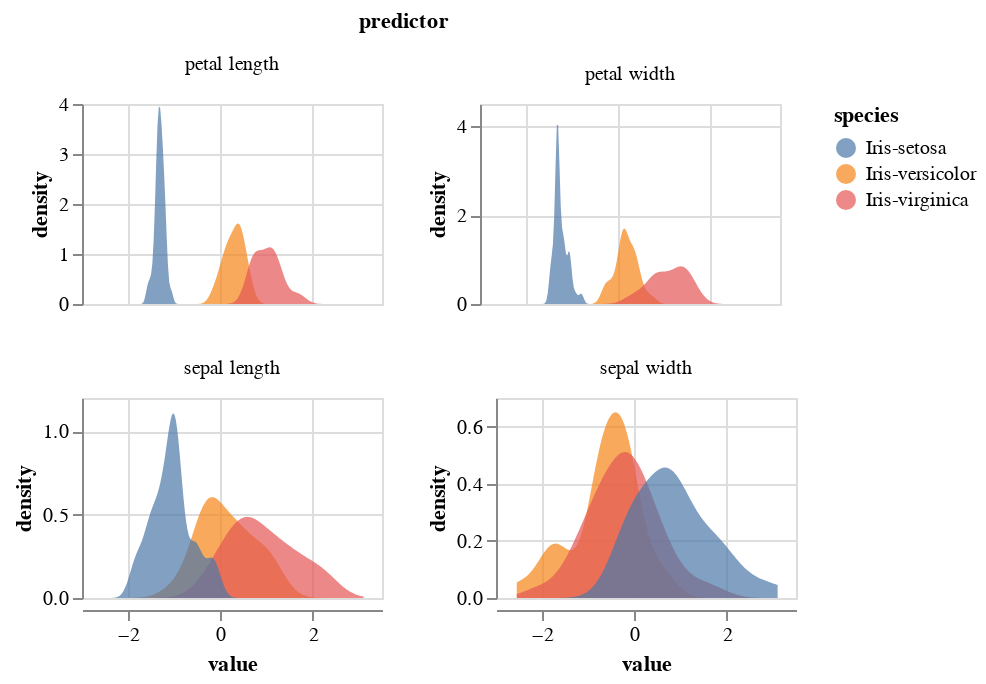

This figure's notebook cell:
### Code cell
# exploratory data analysis - visualize predictor distributions across species
alt.data_transformers.disable_max_rows()

alt.Chart(iris_train_melted, width=150, height=100).transform_density(
    'value',
    groupby=['species', 'predictor']
).mark_area(opacity=0.7).encode(
    x="value:Q",
    y=alt.Y('density:Q').stack(False),
    color='species:N'
).facet(
    'predictor:N',
    columns=2
).resolve_scale(
    y='independent'
)

### Figure 1 — Vega-Lite specification as saved in the notebook (floating-point values rounded to 4 significant figures; data arrays with more than 128 entries replaced by an {"elided": "..."} marker saying what was removed)
{"config": {"view": {"continuousWidth": 300, "continuousHeight": 300}}, "data": {"name": "data-cc1da40feefad09411893776a3c0132b"}, "facet": {"field": "predictor", "type": "nominal"}, "spec": {"mark": {"type": "area", "opacity": 0.7}, "encoding": {"color": {"field": "species", "type": "nominal"}, "x": {"field": "value", "type": "quantitative"}, "y": {"field": "density", "stack": false, "type": "quantitative"}}, "height": 100, "transform": [{"density": "value", "groupby": ["species", "predictor"]}], "width": 150}, "columns": 2, "resolve": {"scale": {"y": "independent"}}, "$schema": "https://vega.github.io/schema/vega-lite/v6.1.0.json", "datasets": {"data-cc1da40feefad09411893776a3c0132b": {"elided": "420 records"}}}
